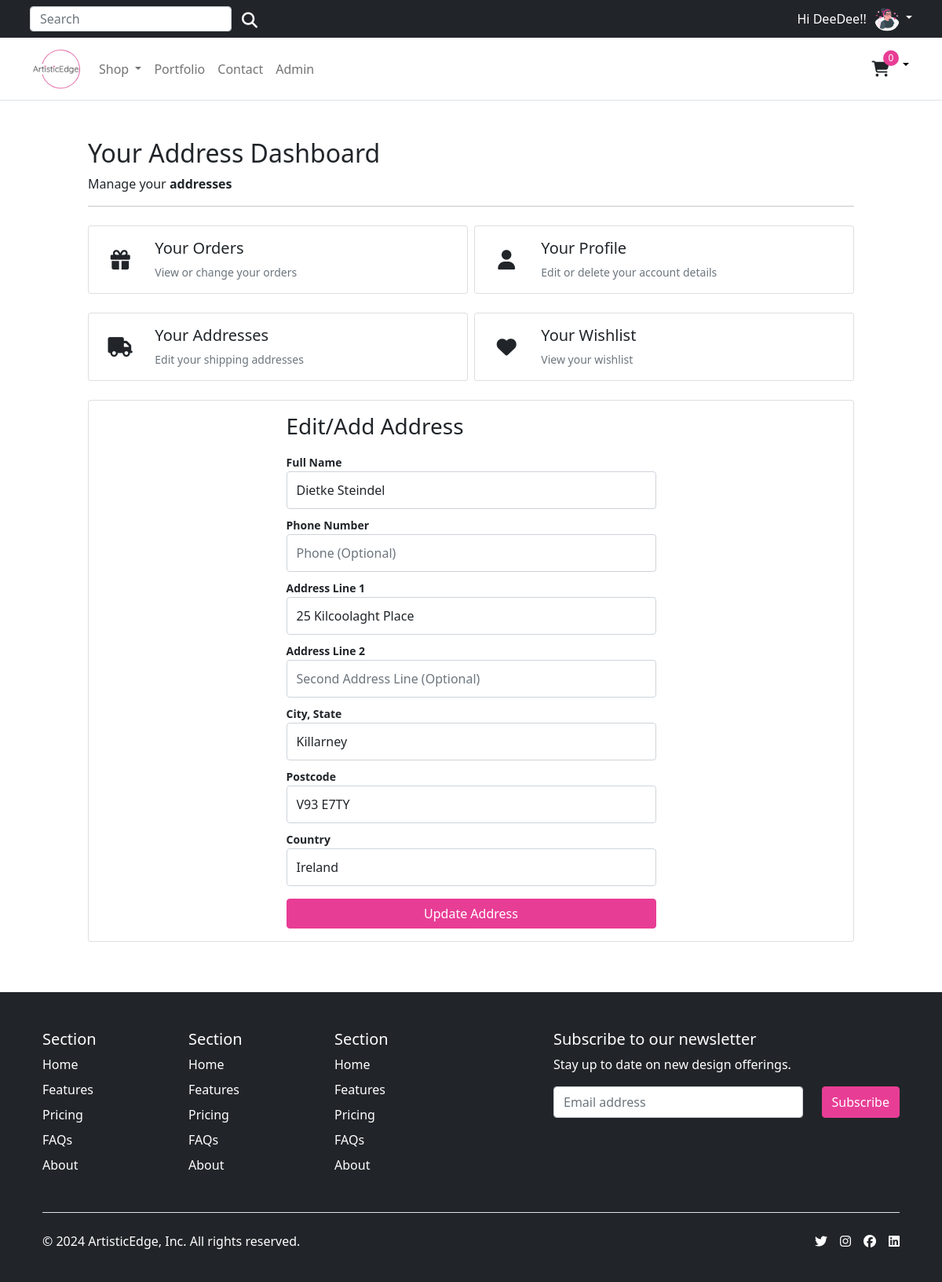
Page /account/addresses/edit/82dac088e41a486399be87557d86ef72/ (signed in) on the committed database.
### account/models.py (models this page shows, shortened)
class Customer(AbstractBaseUser, PermissionsMixin):
    email = models.EmailField(_('email address'), unique=True)
    name = models.CharField(max_length=150)
    mobile = models.CharField(max_length=20, blank=True)
    profile_image = models.ImageField(_('profile image'), upload_to='profile_images/', null=True, blank=True)
    is_active = models.BooleanField(default=False)
    is_staff = models.BooleanField(default=False)
    created = models.DateTimeField(auto_now_add=True)
    updated = models.DateTimeField(auto_now=True)
    objects = CustomAccountManager()
    USERNAME_FIELD = 'email'
    REQUIRED_FIELDS = ['name']
    class Meta:
        verbose_name = "Accounts"
        verbose_name_plural = "Accounts"

class Address(models.Model):
    id = models.UUIDField(primary_key=True, default=uuid.uuid4, editable=False)
    customer = models.ForeignKey(Customer, verbose_name=_("Customer"), on_delete=models.CASCADE)
    full_name = models.CharField(_("Full Name"), max_length=150)
    phone = models.CharField(_("Phone Number"), max_length=50)
    address_line = models.CharField(_("Address Line 1"), max_length=255)
    address_line2 = models.CharField(_("Address Line 2"), max_length=255)
    town_city = models.CharField(_("City, State"), max_length=150)
    country = models.CharField(_("Country"), max_length=200, null=True, blank=True, choices=[('', 'Select Country')] + list(CountryField().choices))
    postcode = models.CharField(_("Postcode"), max_length=50)
    created_at = models.DateTimeField(_("Created at"), auto_now_add=True)
    updated_at = models.DateTimeField(_("Updated at"), auto_now=True)
    default = models.BooleanField(_("Default"), default=False)
    class Meta:
        verbose_name = "Address"
        verbose_name_plural = "Addresses"

### account/views.py (the view)
# urls.py: path("addresses/edit/<slug:id>/", views.edit_address, name="edit_address"),
@login_required
def edit_address(request, id):
    if request.method == "POST":
        address = Address.objects.get(pk=id, customer=request.user)
        address_form = UserAddressForm(instance=address, data=request.POST)
        if address_form.is_valid():
            address_form.save()
            messages.success(request, 'Address successfully updated!', extra_tags='addition')
            return HttpResponseRedirect(reverse("account:addresses"))
        else:
            for field, errors in address_form.errors.items():
                    for error in errors:
                        messages.error(request, f'Error in {field}: {error}', extra_tags='updated')
    else:
        address = Address.objects.get(pk=id, customer=request.user)
        address_form = UserAddressForm(instance=address)
    return render(request, "account/user/edit_addresses.html", {"form": address_form})

### templates/account/user/edit_addresses.html (shortened to what this page needs)
{% extends "../../base.html" %}
{% load static %}
{% block content %}
<div class="container" style="max-width: 1000px">
  <div class="col-12">
    <h1 class="h2">Your Address Dashboard</h1>
  </div>
  <div class="col-12 d-flex justify-content-between">
      <div>Manage your <b>addresses</b></div>
  </div>
  <hr />
  <div class="row row-cols-1 row-cols-sm-2 row-cols-md-2 g-2 pt-2">
    <div class="col">
      <a href="{% url "account:dashboard" %}" class="text-reset text-decoration-none" role="button" style="max-width: 540px;">
      <div id="ordersCard" class="card mb-3">
        <div class="row g-0">
          <div class="col-2 position-relative">
              <i class="fa-solid fa-gift position-absolute top-50 start-50 translate-middle" style="font-size: 25px;"></i>
          </div>
          <div class="col-10">
            <div class="card-body ps-0 ps-md-1">
              <h1 class="h5">Your Orders</h1>
              <p class="card-text small text-muted">View or change your orders</p>
            </div>
          </div>
        </div>
      </div>
      </a>
    </div>
    <div class="col">
      <a href="{% url "account:edit_details" %}" class="text-reset text-decoration-none" role="button" style="max-width: 540px;">
      <div id="profileCard" class="card mb-3">
        <div class="row g-0">
          <div class="col-2 position-relative">
              <i class="fa-solid fa-user position-absolute top-50 start-50 translate-middle" style="font-size: 25px;"></i>
          </div>
          <div class="col-10">
            <div class="card-body ps-0 ps-md-1">
              <h1 class="h5">Your Profile</h1>
              <p class="card-text small text-muted">Edit or delete your account details</p>
            </div>
          </div>
        </div>
      </div>
      </a>
    </div>
    <div class="col">
      <a href="{% url "account:addresses" %}" class="text-reset text-decoration-none" role="button" style="max-width: 540px;">
      <div id="addressesCard" class="card mb-3">
        <div class="row g-0">
          <div class="col-2 position-relative">
              <i class="fa-solid fa-truck position-absolute top-50 start-50 translate-middle" style="font-size: 25px;"></i>
          </div>
          <div class="col-10">
            <div class="card-body ps-0 ps-md-1">
              <h1 class="h5">Your Addresses</h1>
              <p class="card-text small text-muted">Edit your shipping addresses</p>
            </div>
          </div>
        </div>
      </div>
      </a>
  </div>
  <div class="col">
      <a href="{% url "account:wishlist" %}" class="text-reset text-decoration-none" role="button" style="max-width: 540px;">
      <div id="wishlistCard" class="card mb-3">
        <div class="row g-0">
          <div class="col-2 position-relative">
            <i class="fa-solid fa-heart position-absolute top-50 start-50 translate-middle" style="font-size: 25px;"></i>
          </div>
          <div class="col-10">
            <div class="card-body ps-0 ps-md-1">
              <h1 class="h5">Your Wishlist</h1>
              <p class="card-text small text-muted">View your wishlist</p>
            </div>
          </div>
        </div>
      </div>
      </a>
    </div>
</div>
<div class="container px-0 pt-2">
  <div class="card mb-3 rounded-2 p-3">
    <div class="col-lg-6 col-md-8 mx-auto">
      <div class="row justify-content-between gap-2">
          <p class=" h3 font-weight-bold">Edit/Add Address</p>
          <form name="address_form" class="account-form" method="post" enctype="multipart/form-data">
            <label class="small fw-bold">{{ form.full_name.label}}</label>
            {{ form.full_name }}
            <label class="small fw-bold">{{ form.phone.label}}</label>
            {{ form.phone }}
            <label class="small fw-bold">{{ form.address_line.label}}</label>
            {{ form.address_line }}
            <label class="small fw-bold">{{ form.address_line2.label}}</label>
            {{ form.address_line2 }}
            <label class="small fw-bold">{{ form.town_city.label}}</label>
            {{ form.town_city }}
            <label class="small fw-bold">{{ form.postcode.label}}</label>
            {{ form.postcode }}
            <label class="small fw-bold">{{ form.country.label}}</label>
            {{ form.country }}
            <button class="btn btn-primary col-12 mt-2" type="button" value="Submit" onclick="submitForm()">
              Update Address
            </button>
          </form>
        </div>
      </div>
    </div>
  </div>
</div>
{% endblock %}

### templates/base.html (shortened to what this page needs)
{% load static %}
<!DOCTYPE html>
<html lang="en">
<head>
  {% block corecss %}
    <link href="https://cdn.jsdelivr.net/npm/bootstrap@5.0.0-beta1/dist/css/bootstrap.min.css" rel="stylesheet">
    <link rel="stylesheet" href="https://code.jquery.com/ui/1.13.1/themes/base/jquery-ui.css">
    <link rel="stylesheet" href="{% static 'css/style.css' %}">
  {% endblock%}
</head>
<body>
    <div class="top-banner-container bg-dark">
      <div class="top-banner container bg-dark">
        <div class="d-flex align-items-left flex-grow-1">
          <form class="d-md-flex d-none search-form" method="GET" action="{% url 'store:all_products' %}">
            <input class="form-control top-search-bar" type="search" name="q" placeholder="Search" aria-label="Search">
            <button class="btn search-button" type="submit"><i class="fas fa-search text-white" aria-hidden="true"></i></button>
          </form>
        </div>
        {% if request.user.is_authenticated %}
          <span class="greeting-text">
            Hi {{ request.user.name }}!
          </span>
          <div class="dropdown text-end">
            <a href="#" class="d-block link-body-emphasis text-decoration-none dropdown-toggle" data-bs-toggle="dropdown" aria-expanded="false">
              {% if request.user.profile_image %}
                <img src="{{ request.user.profile_image.url }}" alt="{{ request.user.name }}" width="32" height="32" class="rounded-circle">
              {% else %}
                <img src="{% static 'images/default_profile.png' %}" alt="Default Profile Image" width="32" height="32" class="rounded-circle">
              {% endif %}
            </a>
          </div>
        {% else %}
          <a href="{% url 'account:login' %}">Sign in</a>&nbsp;<span class="text-muted"> or</span>&nbsp;<a href="{% url 'account:register' %}">Register</a>
        {% endif %}
      </div>
    </div>
    <header>
      <nav class="navbar navbar-expand-md navbar-light bg-white border-bottom">
        <div class="container">
          <div class="d-flex w-100 navbar-collapse">
            <a class="navbar-brand d-none d-md-block" href="/">
              <img src="{% static 'images/logo.png' %}" height="60">
            </a>
            <ul class="navbar-nav me-auto mb-2 mb-md-0">
              <li class="nav-item dropdown">
                <a class="nav-link dropdown-toggle d-none d-md-block fw500" href="#" id="navbarDropdown" role="button"
                  data-bs-toggle="dropdown" aria-expanded="false">
                  Shop
                </a>
              </li>
              <li class="nav-item">
                <a class="nav-link d-none d-md-block fw500" href="{% url 'store:portfolio' %}" aria-expanded="false">
                  Portfolio
                </a>
              </li>
              <li class="nav-item">
                <a class="nav-link d-none d-md-block fw500" href="{% url 'store:all_products' %}#contact-form-section" aria-expanded="false">
                  Contact
                </a>
              </li>
              {% if request.user.is_authenticated and request.user.is_staff %}
              <li class="nav-item">
                <a class="nav-link d-none d-md-block fw500" href="{% url 'admin:index' %}" target="_blank">Admin</a>
              </li>
              {% endif %}
            </ul>
            <div class="dropdown text-end d-flex align-center">
                <a type="button" role="button" href="{% url 'store_basket:basket_summary' %}" class="btn store-basket">
                  {% with total_qty=basket|length %}
                      <div id="basket-qty" class="d-inline-flex">
                          {% if total_qty > 0 %}
                              {{ total_qty }}
                          {% else %}
                              0
                          {% endif %}
                      </div>
                  {% endwith %}
                  <i class="fa-solid fa-cart-shopping" aria-hidden="true"></i>
                </a>
                <a href="#" class="d-block link-body-emphasis text-decoration-none dropdown-toggle basket-toggle" data-bs-toggle="dropdown" aria-expanded="false">
                </a>
                </div>
          </div>
        </div>
      </nav>
    </header>
  <main class="main">
    <div class="py-5">
      {% block content %}
      {% endblock %}
    </div>
  </main>
  <footer class="footer bg-dark">
    <div class="container px-4">
        <footer class="pt-5 bg-dark">
          <div class="row">
            <div class="col-6 col-md-2 mb-3">
              <h5>Section</h5>
              <ul class="nav flex-column">
                <li class="nav-item mb-2"><a href="#" class="nav-link p-0 text-body-secondary">Home</a></li>
                <li class="nav-item mb-2"><a href="#" class="nav-link p-0 text-body-secondary">Features</a></li>
                <li class="nav-item mb-2"><a href="#" class="nav-link p-0 text-body-secondary">Pricing</a></li>
                <li class="nav-item mb-2"><a href="#" class="nav-link p-0 text-body-secondary">FAQs</a></li>
                <li class="nav-item mb-2"><a href="#" class="nav-link p-0 text-body-secondary">About</a></li>
              </ul>
            </div>
            <div class="col-6 col-md-2 mb-3">
              <h5>Section</h5>
              <ul class="nav flex-column">
                <li class="nav-item mb-2"><a href="#" class="nav-link p-0 text-body-secondary">Home</a></li>
                <li class="nav-item mb-2"><a href="#" class="nav-link p-0 text-body-secondary">Features</a></li>
                <li class="nav-item mb-2"><a href="#" class="nav-link p-0 text-body-secondary">Pricing</a></li>
                <li class="nav-item mb-2"><a href="#" class="nav-link p-0 text-body-secondary">FAQs</a></li>
                <li class="nav-item mb-2"><a href="#" class="nav-link p-0 text-body-secondary">About</a></li>
              </ul>
            </div>
            <div class="col-6 col-md-2 mb-3">
              <h5>Section</h5>
              <ul class="nav flex-column">
                <li class="nav-item mb-2"><a href="#" class="nav-link p-0 text-body-secondary">Home</a></li>
                <li class="nav-item mb-2"><a href="#" class="nav-link p-0 text-body-secondary">Features</a></li>
                <li class="nav-item mb-2"><a href="#" class="nav-link p-0 text-body-secondary">Pricing</a></li>
                <li class="nav-item mb-2"><a href="#" class="nav-link p-0 text-body-secondary">FAQs</a></li>
                <li class="nav-item mb-2"><a href="#" class="nav-link p-0 text-body-secondary">About</a></li>
              </ul>
            </div>
            <div class="col-md-5 offset-md-1 mb-3">
              <form action="https://gmail.us18.list-manage.com/subscribe/post?u=3b79d343ff245a0fae0275448&amp;id=bf5cc9409a&amp;f_id=0070c6e0f0" method="post" id="mc-embedded-subscribe-form">
                <h5>Subscribe to our newsletter</h5>
                <p>Stay up to date on new design offerings.</p>
                <div class="d-flex flex-column flex-sm-row w-100 gap-2">
                  <input id="mce-EMAIL" type="email" name="EMAIL" style="height: 2.5rem;"class="form-control required email" placeholder="Email address" required="" value="">
                  <div class="optionalParent">
                    <div class="clear foot">
                      <input class="button btn btn-primary" type="submit"  name="subscribe" id="mc-embedded-subscribe" value="Subscribe" style="height: 2.5rem">
                    </div>
                  </div>
                </div>
              </form>
            </div>
          </div>
          <div class="d-flex flex-column flex-sm-row justify-content-between pt-4 my-4 border-top">
            <p>© 2024 ArtisticEdge, Inc. All rights reserved.</p>
            <ul class="list-unstyled d-flex">
              <li class="ms-3"><a class="link-body-emphasis" href="#"><i class="fa-brands fa-twitter"></i></a></li>
              <li class="ms-3"><a class="link-body-emphasis" href="#"><i class="fa-brands fa-instagram"></i></a></li>
              <li class="ms-3"><a class="link-body-emphasis" href="#"><i class="fa-brands fa-facebook"></i></a></li>
              <li class="ms-3"><a class="link-body-emphasis" href="#"><i class="fa-brands fa-linkedin"></i></a></li>
            </ul>
          </div>
        </footer>
      </div>
  </footer>
</body>
</html>

### rows in the picture
Customer: user.name "DeeDee!"
Address: full_name "Dietke Steindel", address_line "25 Kilcoolaght Place", town_city "Killarney", postcode "V93 E7TY", country "Ireland"
